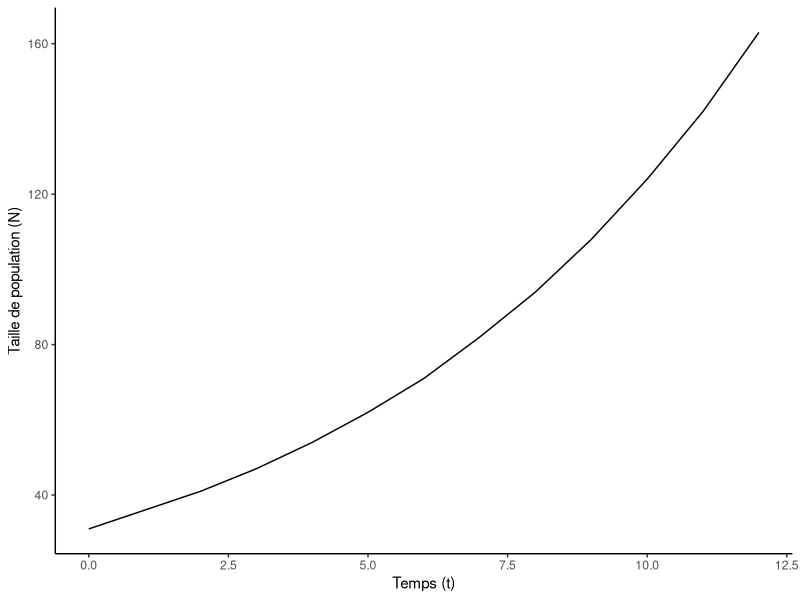
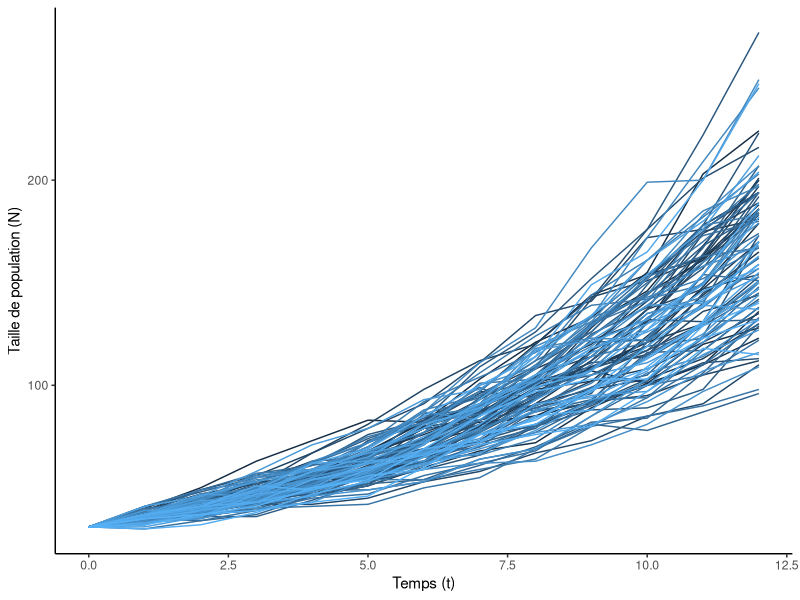
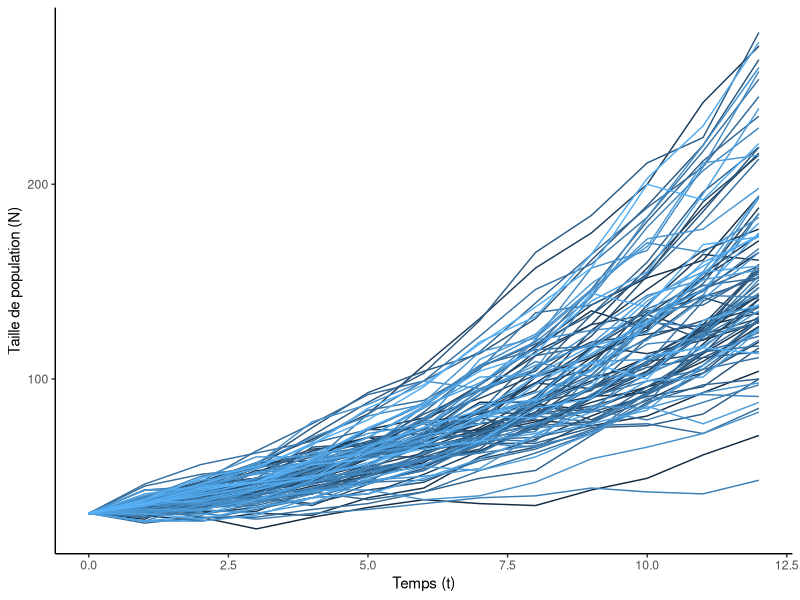
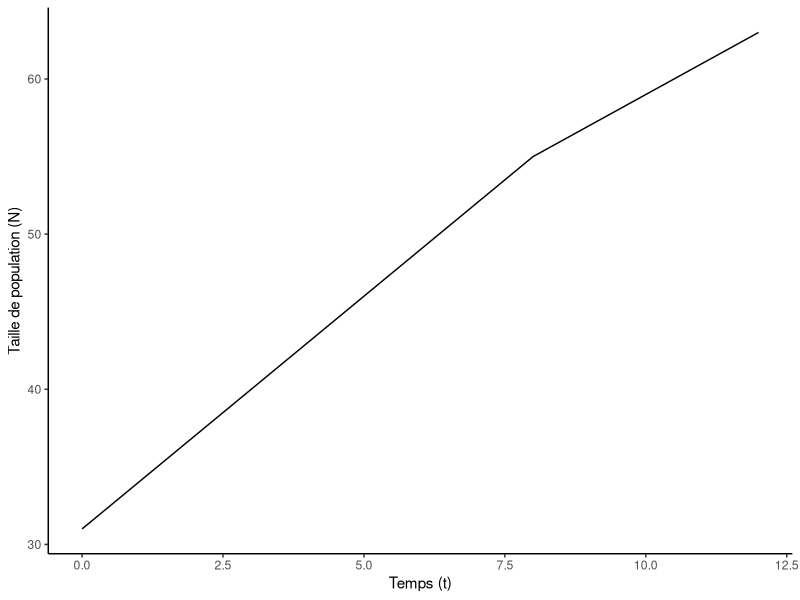
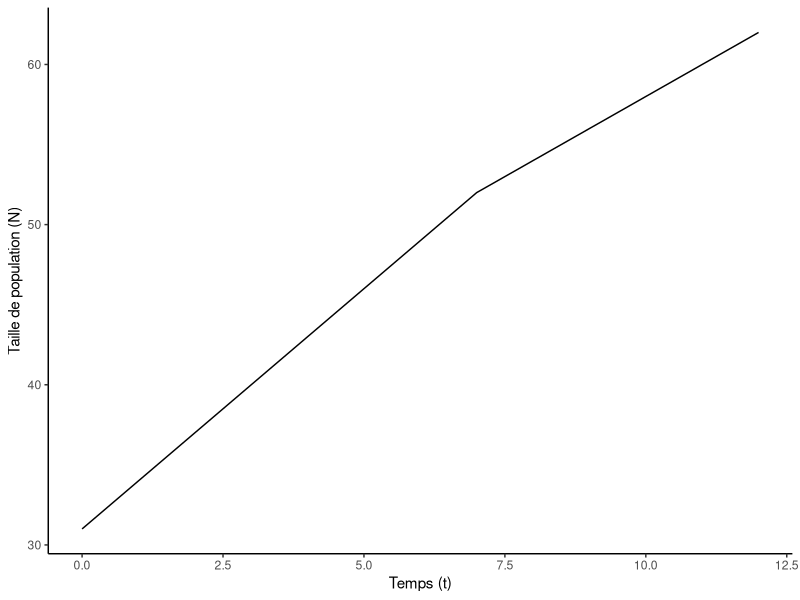
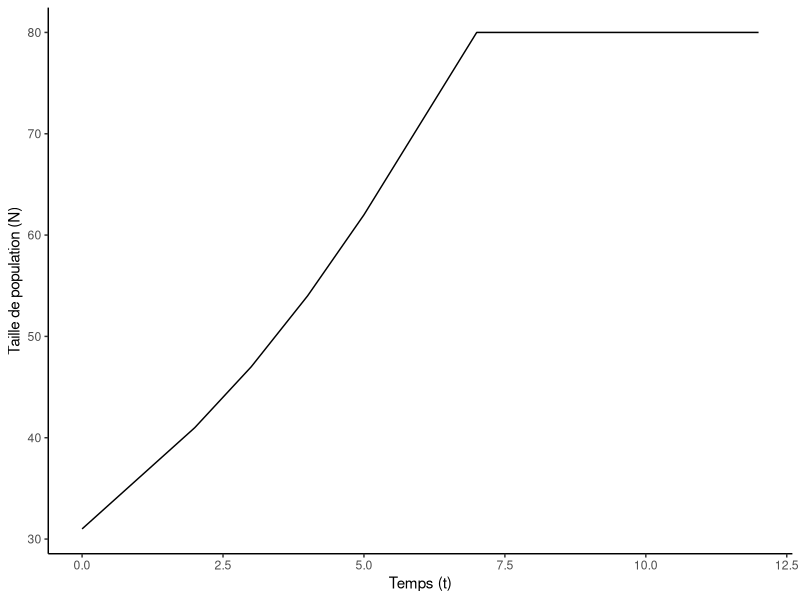
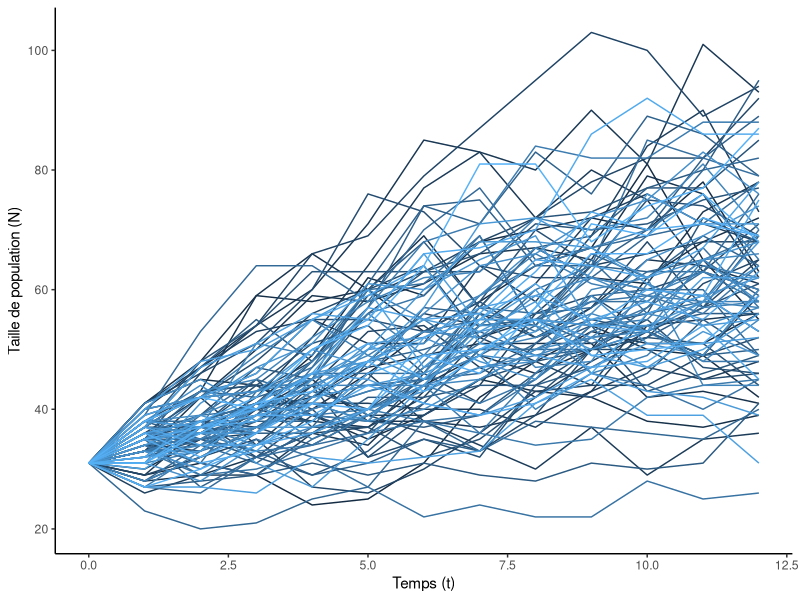

Source code (R) for these figures, in order:
## ---- chunk 1
# Activer les librairies nécessaires
library(stats)
library(ggplot2)
# Définir la taille des figures pour le document markdown
knitr::opts_chunk$set(fig.width = 4.5, fig.height = 3.7)
## ---- chunk 2
library(stats)
library(ggplot2)
## ---- chunk 3
#1. Déterminer les paramètres du modèle
taux_croissance= 1.148
temps=12
abondance_initiale = 31

#2. Créer un "data frame" vide pour enregistrer le résultat
df <- data.frame()

#3. Faire rouler la simulation
  #Pour chaque pas de temps
for (t in seq(0,temps)){
  
  #si le premier pas de temps, utiliser taille de pop. initiale
        if (t == 0) {
          taille_population <- abondance_initiale
          
  #sinon calculer la taille de la population avec la formule suivante (Nt+1= Nt * R)
        } else {
    taille_population <- round(taille_population * taux_croissance, digits=0)
        }
  
#4. Ajouter le résultat au "data frame"
  df <- rbind(df, data.frame(temps = t, taille_population = taille_population))
}

ggplot(df, aes(x = temps, y =  taille_population)) +
    geom_line() +
    labs(x = "Temps (t)", y = "Taille de population (N)") +
    theme_classic()
## ---- chunk 4
#1. Déterminer les paramètres du modèle
taux_croissance= 1.148
ecart_type_R= 0.075 #Écart-type du taux de croissance (stochasticité environnementale)
temps=12 
abondance_initiale = 31
nombre_replications=100

#2. Créer un "data frame" vide pour enregistrer le résultat
df <- data.frame()

#3. Faire rouler la simulation
#pour chaque réplication
for (r in 1:nombre_replications){
  
  #et pour chaque pas de temps
  for (t in seq(0,temps)){
  
  #si le premier pas de temps, utiliser taille de pop. initiale
        if (t == 0) {
          taille_population <- abondance_initiale
          
          #sinon
        } else {
  #Ajuster le taux de croissance moyen selon la stochasticité environnementale
  #Une nouvelle valeur de R est tirée d'une distribution normale
  #centrée sur le taux de croissance moyen et son écart-type.
  taux_croissance_stochas <-  rnorm(1, mean = taux_croissance, sd = ecart_type_R)
          
  #Calculer la taille de population avec la formule (Nt+1= Nt*R)
  taille_population <- round(taille_population * taux_croissance_stochas, digits=0)
        }
  
#4. Ajouter le résultat au "data frame"
  df <- rbind(df, data.frame(replication=r, temps = t, taille_population = taille_population))
  }
}

ggplot(df, aes(x = temps, y =  taille_population, group=replication, col=replication)) +
    geom_line() +
    labs(x = "Temps (t)", y = "Taille de population (N)") +
    theme_classic()+
    guides(col= "none")
## ---- chunk 5
#1. Déterminer les paramètres du modèle
survie= 0.921
fecondite= 0.227
ecart_type_R= 0.075
temps=12 
abondance_initiale = 31
nombre_replications=100

#2. Créer un "data frame" vide pour enregistrer le résultat
df <- data.frame()

#3. Faire rouler la simulation
#pour chaque réplication
  for (r in 1:nombre_replications){
    
  #et pour chaque pas de temps
    for (t in seq(0,temps)){
  
  #si le premier pas de temps, utiliser taille de pop. initiale
        if (t == 0) {
          taille_population <- abondance_initiale
          
          #sinon
        } else {
          
#4. Ajuster le taux de croissance selon la stochasticité environnementale
  taux_croissance_stochas <-  rnorm(1, mean = (survie+fecondite), sd = ecart_type_R)
  #Si le taux de croissance est négatif, le définir à 0
  taux_croissance_stochas <- ifelse(taux_croissance_stochas < 0, 0, taux_croissance_stochas)
  
  #Calculer le coefficient de changement du taux de croissance avec stochasticité
    coef_stochas_environ <- taux_croissance_stochas/taux_croissance 
    
  #Ajuster le taux de survie proportionellement au changement du R
   survie_stochas <- survie*coef_stochas_environ
   #Si le taux de survie est négatif, le maintenir à 0 
   #et si plus grand que 1, le maintenir à 1
    survie_stochas <- ifelse(survie_stochas < 0, 0, ifelse(survie_stochas > 1, 1, survie_stochas))
   
    #Faire la même chose pour le taux de fécondité
    fecondite_stochas<- fecondite*coef_stochas_environ
    #Toutefois, ici le taux de fécondité peut être plus grand que 1
    fecondite_stochas <- ifelse(fecondite_stochas < 0, 0, fecondite_stochas)
   
#5. Considérer la stochasticité démographique
  #Effectuer un tirage binomiale (0 ou 1) pour chaque individu
    #pour déterminer combien d'individus ont survécus
  survivants <- rbinom(taille_population, 1, survie_stochas)
  
  #Calculer ensuite combien de jeunes sont produit par individu
  #avec le taux de fécondité, on utilise ici une distribution de Poisson,
  #car certains individus peuvent faire plus qu'un jeune en une année
  jeunes <- rpois(taille_population, fecondite_stochas)
  
  #Faire la somme des survivants et jeunes produits
  taille_population <- sum(survivants) + sum(jeunes)
  }

#6. Ajouter le résultat au "data frame"
  df <- rbind(df, data.frame(replication=r, temps = t, taille_population = taille_population))
  }
}

ggplot(df, aes(x = temps, y =  taille_population, group=replication, col=replication)) +
    geom_line() +
    labs(x = "Temps (t)", y = "Taille de population (N)") +
    theme_classic()+
    guides(col= "none")
## ---- chunk 6
#1. Déterminer les paramètres du modèle
taux_croissance= 1.148 #Taux de croissance maximal (faible abondance)
temps=12
abondance_initiale = 31
capacite_biotique= 80

#2. Créer un "data frame" vide pour enregistrer le résultat
df <- data.frame()

#3. Faire rouler la simulation
  #Pour chaque pas de temps
for (t in seq(0,temps)){
  
  #si le premier pas de temps, utiliser taille de pop. initiale
        if (t == 0) {
          taille_population <- abondance_initiale
          
        #sinon
        } else {
#4. Ajuster le taux de croissance selon la densité avec le modèle de Ricker
 taux_croissance_ajust <- taux_croissance^(1-(taille_population/capacite_biotique))

#5.Calculer la taille de la population avec la formule (Nt+1= Nt*R)
  taille_population <- round(taille_population * taux_croissance_ajust, digits=0)
        }
  
#6. Ajouter le résultat au "data frame"
  df <- rbind(df, data.frame(temps = t, taille_population = taille_population))
}

ggplot(df, aes(x = temps, y =  taille_population)) +
    geom_line() +
    labs(x = "Temps (t)", y = "Taille de population (N)") +
    theme_classic()
## ---- chunk 7
#1. Déterminer les paramètres du modèle
taux_croissance= 1.148 #Taux de croissance maximal (faible abondance)
temps=12
abondance_initiale = 31
capacite_biotique= 80

#2. Créer un "data frame" vide pour enregistrer le résultat
df <- data.frame()

#3. Faire rouler la simulation
  #Pour chaque pas de temps
for (t in seq(0,temps)){
  
  #si le premier pas de temps, utiliser taille de pop. initiale
        if (t == 0) {
          taille_population <- abondance_initiale
          
        #sinon
        } else {
#4. Ajuster le taux de croissance selon la densité avec le modèle de Beverton-Holt
 taux_croissance_ajust <-(taux_croissance* capacite_biotique)/
  (taux_croissance* taille_population - taille_population + capacite_biotique)

#5.Calculer la taille de la population avec la formule (Nt+1= Nt*R)
  taille_population <- round(taille_population * taux_croissance_ajust, digits=0)
        }
  
#6. Ajouter le résultat au "data frame"
  df <- rbind(df, data.frame(temps = t, taille_population = taille_population))
}

ggplot(df, aes(x = temps, y =  taille_population)) +
    geom_line() +
    labs(x = "Temps (t)", y = "Taille de population (N)") +
    theme_classic()
## ---- chunk 8
#1. Déterminer les paramètres du modèle
taux_croissance= 1.148 #Taux de croissance maximal (faible abondance)
temps=12
abondance_initiale = 31
capacite_biotique= 80

#2. Créer un "data frame" vide pour enregistrer le résultat
df <- data.frame()

#3. Faire rouler la simulation
  #Pour chaque pas de temps
for (t in seq(0,temps)){
  
  #si le premier pas de temps, utiliser taille de pop. initiale
        if (t == 0) {
          taille_population <- abondance_initiale
          
        #sinon
        } else {
#4. Ajuster le taux de croissance selon la densité 
    #si la taille de population est plus petite que K, alors croissance exponentielle sinon croissance nulle
  if(taille_population<capacite_biotique){
    taux_croissance_ajust <-  taux_croissance
  #Sinon si taille de pop est égale ou plus grande que K, utilisé un R de 1
  }else {
    taux_croissance_ajust =  1
  }

#5.Calculer la taille de la population avec la formule (Nt+1= Nt*R)
  taille_population <- round(taille_population * taux_croissance_ajust, digits=0)
  
   #Avec un plafond la population ne peut dépasser la capacité biotique
  #donc limiter à la capacité biotique
  if(taille_population> capacite_biotique){
  taille_population= capacite_biotique
              }
        }
  
#6. Ajouter le résultat au "data frame"
  df <- rbind(df, data.frame(temps = t, taille_population = taille_population))
}

ggplot(df, aes(x = temps, y =  taille_population)) +
    geom_line() +
    labs(x = "Temps (t)", y = "Taille de population (N)") +
    theme_classic()
## ---- chunk 9
#1. Déterminer les paramètres du modèle
survie= 0.921
fecondite= 0.227
ecart_type_R= 0.075
temps=12
abondance_initiale = 31
capacite_biotique= 80
nombre_replications=100


#2. Créer un "data frame" vide pour enregistrer le résultat
df <- data.frame()

#3. Faire rouler la simulation
  #pour chaque réplication
  for (r in 1:nombre_replications){
    
    #Pour chaque pas de temps
    for (t in seq(0,temps)){
  
  #si le premier pas de temps, utiliser taille de pop. initiale
        if (t == 0) {
          taille_population <- abondance_initiale
          
        #sinon
        } else {
#4. Ajuster le taux de croissance selon la densité avec le modèle de Ricker
 taux_croissance_ajust <- (survie+fecondite)^(1-(taille_population/capacite_biotique))
 
#5. Ajuster le taux de croissance selon la stochasticité environnementale
  taux_croissance_stochas <-  rnorm(1, mean = taux_croissance_ajust, sd = ecart_type_R)
  #Si le taux de croissance est négatif, le définir à 0
  taux_croissance_stochas <- ifelse(taux_croissance_stochas < 0, 0, taux_croissance_stochas)
  
  #Calculer le coefficient de changement du taux de croissance avec stochasticité
    coef_stochas_environ <- taux_croissance_stochas/taux_croissance 
    
  #Ajuster le taux de survie proportionellement au changement du R
   survie_stochas <- survie*coef_stochas_environ
   #Si le taux de survie est négatif, le maintenir à 0 
   #et si plus grand que 1, le maintenir à 1
    survie_stochas <- ifelse(survie_stochas < 0, 0, ifelse(survie_stochas > 1, 1, survie_stochas))
   
    #Faire la même chose pour le taux de fécondité
    fecondite_stochas<- fecondite*coef_stochas_environ
    #Toutefois, ici le taux de fécondité peut être plus grand que 1
    fecondite_stochas <- ifelse(fecondite_stochas < 0, 0, fecondite_stochas)
   
#5. Considérer la stochasticité démographique
  #Effectuer un tirage binomiale (0 ou 1) pour chaque individu
    #pour déterminer combien d'individus ont survécus
  survivants <- rbinom(taille_population, 1, survie_stochas)
  
  #Calculer ensuite combien de jeunes sont produit par individu
  #avec le taux de fécondité, on utilise ici une distribution de Poisson,
  #car certains individus peuvent faire plus qu'un jeune en une année
  jeunes <- rpois(taille_population, fecondite_stochas)
  
  #Faire la somme des survivants et jeunes produits
  taille_population <- sum(survivants) + sum(jeunes)
        }
  
#6. Ajouter le résultat au "data frame"
  df <- rbind(df, data.frame(replication=r, temps = t, taille_population = taille_population))
    }
  }

ggplot(df, aes(x = temps, y =  taille_population, group=replication, col=replication)) +
    geom_line() +
    labs(x = "Temps (t)", y = "Taille de population (N)") +
    theme_classic()+
    guides(col= "none")
